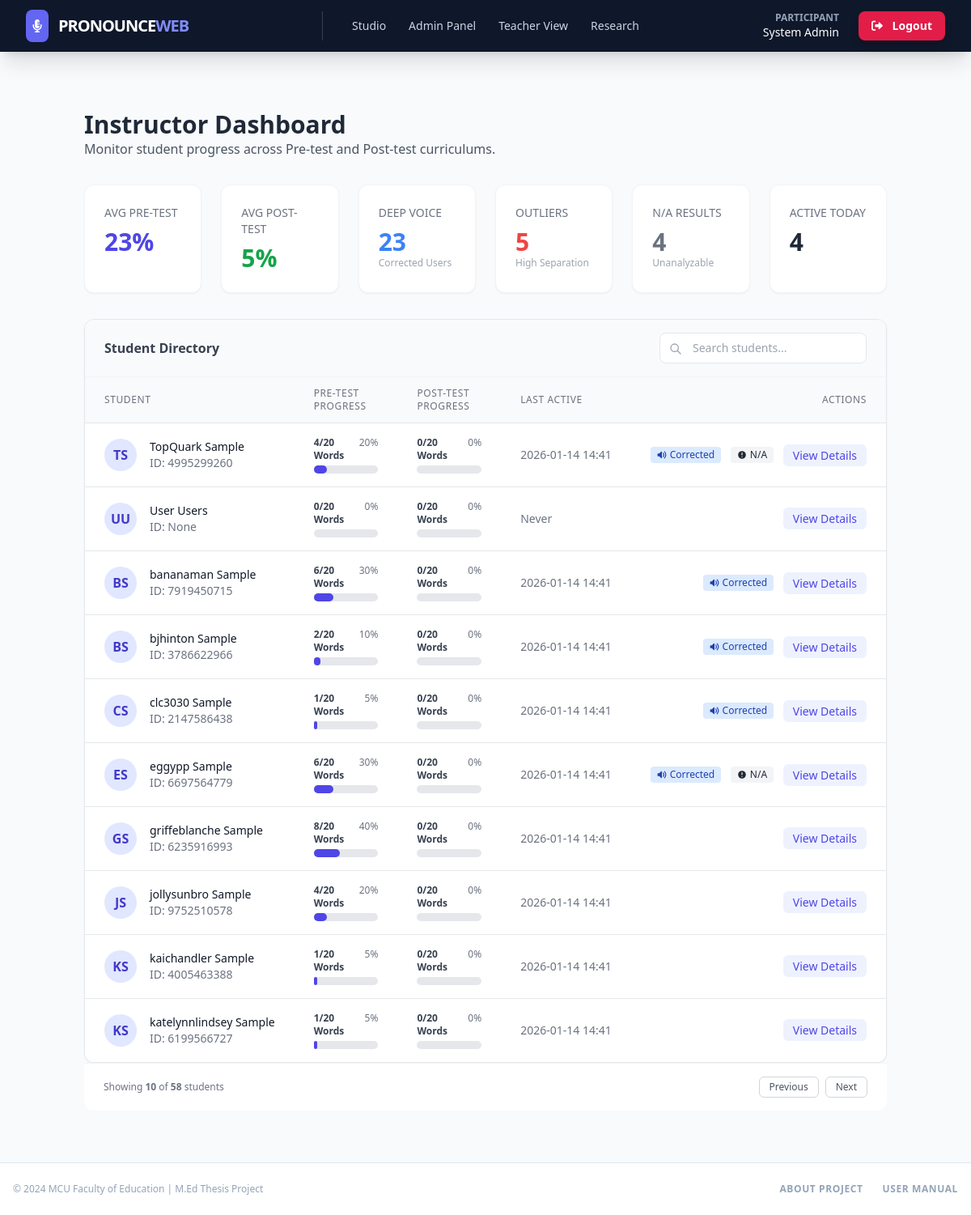
The app's page /dashboard/teacher?page=4&search= (signed in), older data.
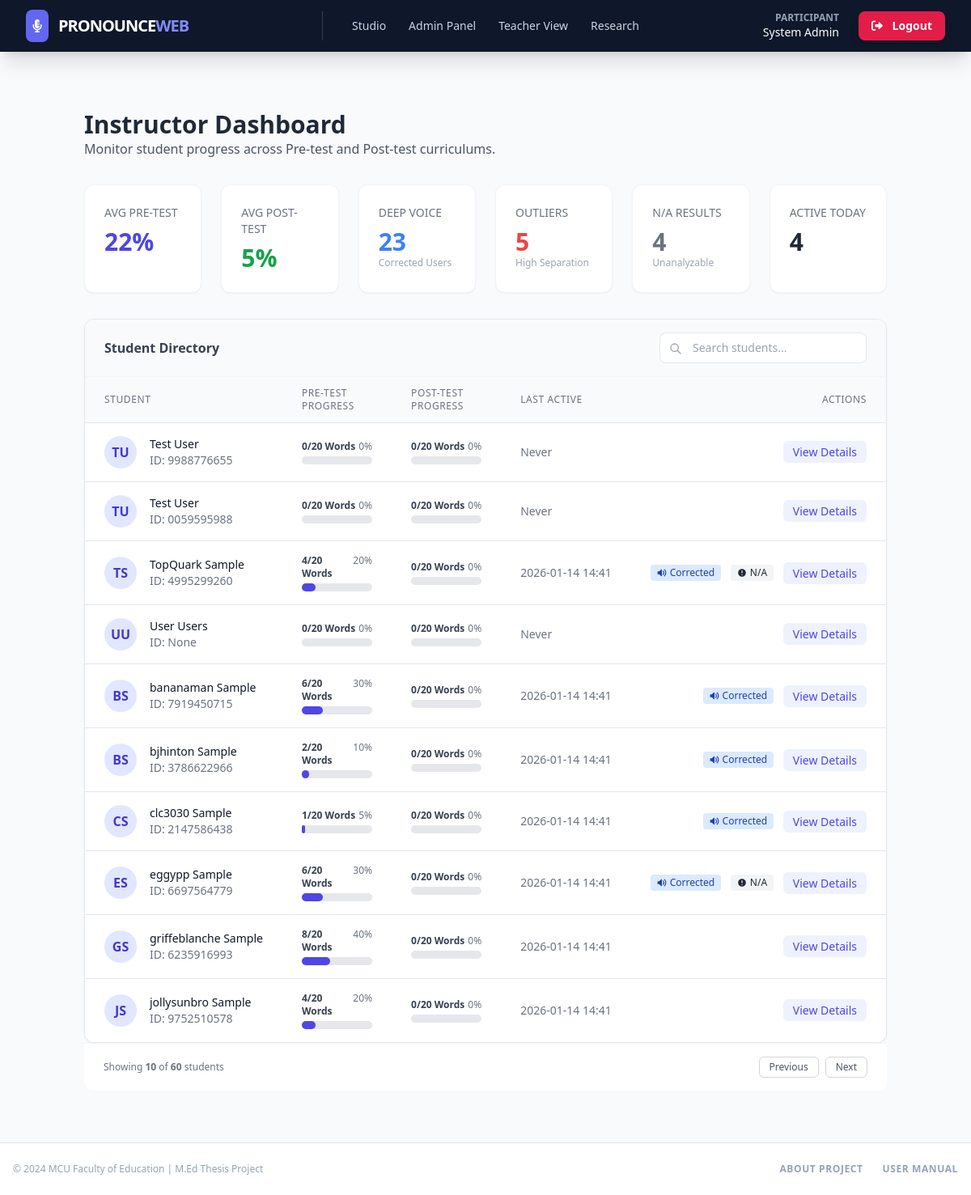
The same page, newer data.
### models.py (models this page shows, shortened)
class User(UserMixin, db.Model):
    __tablename__ = "users"
    id = db.Column(db.Integer, primary_key=True)
    username = db.Column(db.String(64), unique=True, index=True, nullable=False)
    password_hash = db.Column(db.String(256), nullable=False)
    first_name = db.Column(db.String(64), nullable=False)
    last_name = db.Column(db.String(64), nullable=False)
    student_id = db.Column(db.String(20), unique=True, nullable=True, index=True)
    role = db.Column(db.String(20), default="student", nullable=False)
    consented_at = db.Column(db.DateTime, nullable=True)
    created_at = db.Column(db.DateTime, default=lambda: datetime.now(timezone.utc))
    submissions = db.relationship("Submission", backref="user", lazy="dynamic")

### dashboard_routes.py (the view, shortened to what this page needs)
@dashboards.route("/teacher")
@login_required
def teacher_dashboard():
    if current_user.role not in ["teacher", "admin"]:
        flash("Access denied. Instructor privileges required.", "danger")
        return redirect(url_for("index"))
    all_students = User.query.filter_by(role="student").all()
    total_pre_progress = 0
    total_post_progress = 0
    deep_voice_count = 0
    outlier_count = 0
    missing_count = 0
    active_today = 0
    today_date = datetime.now(timezone.utc).date()
    for s in all_students:
        subs = s.submissions.all()
        pre_subs = [sub for sub in subs if sub.test_type == "pre"]
        post_subs = [sub for sub in subs if sub.test_type == "post"]
        pre_count = len({sub.word_id for sub in pre_subs})
        post_count = len({sub.word_id for sub in post_subs})
        pre_pct = min(100, int((pre_count / 20) * 100))
        post_pct = min(100, int((post_count / 20) * 100))
        total_pre_progress += pre_pct
        total_post_progress += post_pct
        if subs:
            subs.sort(key=lambda x: x.timestamp, reverse=True)
            last_sub = subs[0]
            if last_sub.timestamp.date() == today_date:
                active_today += 1
            has_deep_voice = any(
                sub.analysis and sub.analysis.is_deep_voice_corrected for sub in subs
            )
            has_outlier = any(sub.analysis and sub.analysis.is_outlier for sub in subs)
            has_missing = any(
                sub.analysis and sub.analysis.distance_bark is None for sub in subs
            )
            if has_deep_voice:
                deep_voice_count += 1
            if has_outlier:
                outlier_count += 1
            if has_missing:
                missing_count += 1
    num_students = len(all_students) if all_students else 1
    class_stats = {
        "avg_pre_completion": int(total_pre_progress / num_students),
        "avg_post_completion": int(total_post_progress / num_students),
        "deep_voice_count": deep_voice_count,
        "outlier_count": outlier_count,
        "missing_count": missing_count,
        "active_today": active_today,
    }
    page = request.args.get("page", 1, type=int)
    search_query = request.args.get("search", "")
    per_page = 10
    query = User.query.filter_by(role="student")
    pagination = query.order_by(User.first_name.asc()).paginate(  # type: ignore
        page=page, per_page=per_page, error_out=False
    )
    student_data = []
    for s in pagination.items:
        subs = s.submissions.all()
        pre_count = len({sub.word_id for sub in subs if sub.test_type == "pre"})
        post_count = len({sub.word_id for sub in subs if sub.test_type == "post"})
        pre_pct = min(100, int((pre_count / 20) * 100))
        post_pct = min(100, int((post_count / 20) * 100))
        last_active_str = "Never"
        has_deep_voice = False
        has_outlier = False
        has_missing = False
        if subs:
            subs.sort(key=lambda x: x.timestamp, reverse=True)
            last_active_str = subs[0].timestamp.strftime("%Y-%m-%d %H:%M")
            has_deep_voice = any(
                sub.analysis and sub.analysis.is_deep_voice_corrected for sub in subs
            )
            has_outlier = any(sub.analysis and sub.analysis.is_outlier for sub in subs)
            has_missing = any(
                sub.analysis and sub.analysis.distance_bark is None for sub in subs
            )
        student_data.append(
            {
                "id": s.id,
                "name": f"{s.first_name} {s.last_name}",
                "student_id": s.student_id,
                "initials": (
                    (s.first_name[0] + s.last_name[0]).upper() if s.first_name else "??"
                ),
                "pre_completed_count": pre_count,
                "post_completed_count": post_count,
                "pre_progress_percent": pre_pct,
                "post_progress_percent": post_pct,
                "last_active_str": last_active_str,
                "has_deep_voice": has_deep_voice,
                "has_outlier": has_outlier,
                "has_missing": has_missing,
            }
        )
    return render_template(
        "dashboards/teacher_view.html",
        class_stats=class_stats,
        students=student_data,
        pagination=pagination,
        search_query=search_query,
    )

### flask_app.py (called while the page is built, shortened)
@login_manager.user_loader
def load_user(user_id: str) -> User | None:
    return User.query.get(int(user_id))

@app.before_request
def check_for_maintenance() -> Any:
    from flask import redirect, url_for

### models.py (called while the page is built)
    @staticmethod
    def get(key: str, default: str | None = None) -> str | None:
        config = SystemConfig.query.filter_by(key=key).first()
        return config.value if config else default

    @staticmethod
    def get_bool(key: str, default: bool = False) -> bool:
        val = SystemConfig.get(key)
        if val is None:
            return default
        return val.lower() in ["true", "1", "t", "y", "yes"]

### templates/dashboards/teacher_view.html (shortened to what the changed rows need)
{% extends "base.html" %}
{% block content %}
<div class="container mx-auto px-4 py-8">
    <div class="flex justify-between items-center mb-8">
        <div>
            <h1 class="text-3xl font-bold text-gray-800">Instructor Dashboard</h1>
        </div>
    </div>
    <div class="grid grid-cols-1 md:grid-cols-6 gap-6 mb-8">
        <div class="bg-white p-6 rounded-xl shadow-sm border border-gray-100">
            <h3 class="text-gray-500 text-sm font-medium uppercase">Avg Pre-Test</h3>
            <p class="text-3xl font-bold text-indigo-600 mt-2">{{ class_stats.avg_pre_completion }}%</p>
        </div>
    </div>
    <div class="bg-white rounded-xl shadow-sm border border-gray-200 overflow-hidden">
        <table class="min-w-full divide-y divide-gray-200">
            <thead class="bg-gray-50">
                <tr>
                    <th class="px-6 py-3 text-left text-xs font-medium text-gray-500 uppercase tracking-wider">
                        Student
                    </th>
                    <th class="px-6 py-3 text-left text-xs font-medium text-gray-500 uppercase tracking-wider w-1/4">
                        Pre-Test Progress</th>
                    <th class="px-6 py-3 text-left text-xs font-medium text-gray-500 uppercase tracking-wider w-1/4">
                        Post-Test Progress</th>
                    <th class="px-6 py-3 text-left text-xs font-medium text-gray-500 uppercase tracking-wider">Last
                        Active</th>
                    <th class="px-6 py-3 text-right text-xs font-medium text-gray-500 uppercase tracking-wider">
                        Actions
                    </th>
                </tr>
            </thead>
            <tbody class="bg-white divide-y divide-gray-200">
                {% for student in students %}
                <tr class="hover:bg-gray-50 transition-colors">
                    <td class="px-6 py-4 whitespace-nowrap">
                        <div class="flex items-center">
                            <div
                                class="flex-shrink-0 h-10 w-10 bg-indigo-100 rounded-full flex items-center justify-center text-indigo-700 font-bold">
                                {{ student.initials }}
                            </div>
                            <div class="ml-4">
                                <div class="text-sm font-medium text-gray-900">{{ student.name }}</div>
                                <div class="text-sm text-gray-500">ID: {{ student.student_id }}</div>
                            </div>
                        </div>
                    </td>
                    <td class="px-6 py-4 align-middle">
                        <div class="w-full">
                            <div class="flex justify-between text-xs mb-1">
                                <span class="font-semibold text-gray-700">{{ student.pre_completed_count }}/20
                                    Words</span>
                                <span class="text-gray-500">{{ student.pre_progress_percent }}%</span>
                            </div>
                            <div class="w-full bg-gray-200 rounded-full h-2.5">
                                <div class="bg-indigo-600 h-2.5 rounded-full"
                                    style="width: {{ student.pre_progress_percent }}%"></div>
                            </div>
                        </div>
                    </td>
                    <td class="px-6 py-4 align-middle">
                        <div class="w-full">
                            <div class="flex justify-between text-xs mb-1">
                                <span class="font-semibold text-gray-700">{{ student.post_completed_count }}/20
                                    Words</span>
                                <span class="text-gray-500">{{ student.post_progress_percent }}%</span>
                            </div>
                            <div class="w-full bg-gray-200 rounded-full h-2.5">
                            </div>
                        </div>
                    </td>
                    <td class="px-6 py-4 whitespace-nowrap text-sm text-gray-500">
                        {{ student.last_active_str }}
                    </td>
                    <td class="px-6 py-4 whitespace-nowrap text-right text-sm font-medium">
                        {% if student.has_deep_voice %}
                        <span
                            class="inline-flex items-center px-2 py-0.5 rounded text-xs font-medium bg-blue-100 text-blue-800 mr-2"
                            title="Deep Voice Correction Applied">
                            Corrected
                        </span>
                        {% endif %}
                        {% if student.has_missing %}
                        <span
                            class="inline-flex items-center px-2 py-0.5 rounded text-xs font-medium bg-gray-100 text-gray-800 mr-2"
                            title="Missing Scores / Unanalyzable Audio">
                            <svg class="w-3 h-3 mr-1" fill="currentColor" viewBox="0 0 20 20">
                                <path fill-rule="evenodd"
                                    d="M18 10a8 8 0 11-16 0 8 8 0 0116 0zm-7 4a1 1 0 11-2 0 1 1 0 012 0zm-1-9a1 1 0 00-1 1v4a1 1 0 102 0V6a1 1 0 00-1-1z"
                                    clip-rule="evenodd"></path>
                            </svg>
                            N/A
                        </span>
                        {% endif %}
                        <a href="{{ url_for('dashboards.student_detail', user_id=student.id) }}"
                            class="text-indigo-600 hover:text-indigo-900 bg-indigo-50 px-3 py-1 rounded-md hover:bg-indigo-100 transition">
                            View Details
                        </a>
                    </td>
                </tr>
                {% endfor %}
            </tbody>
        </table>
    </div>
    {% if pagination.total > 10 %}
    <div class="px-6 py-4 border-t border-gray-100 bg-white flex justify-between items-center rounded-b-xl">
        <span class="text-xs text-gray-500">
            Showing <strong>{{ students|length }}</strong> of <strong>{{ pagination.total }}</strong> students
        </span>
        <div class="flex gap-2">
            {% if pagination.has_prev %}
            <a href="{{ url_for('dashboards.teacher_dashboard', page=pagination.prev_num, search=search_query) }}"
                class="px-3 py-1 border border-gray-300 rounded-md text-xs text-gray-600 hover:bg-gray-100 transition">Previous</a>
            {% else %}
            <button
                class="px-3 py-1 border border-gray-200 rounded-md text-xs text-gray-400 bg-gray-50 cursor-not-allowed"
                disabled>Previous</button>
            {% endif %}
            {% if pagination.has_next %}
            <a href="{{ url_for('dashboards.teacher_dashboard', page=pagination.next_num, search=search_query) }}"
                class="px-3 py-1 border border-gray-300 rounded-md text-xs text-gray-600 hover:bg-gray-100 transition">Next</a>
            {% else %}
            <button
                class="px-3 py-1 border border-gray-200 rounded-md text-xs text-gray-400 bg-gray-50 cursor-not-allowed"
                disabled>Next</button>
            {% endif %}
        </div>
    </div>
    {% endif %}
</div>
{% endblock %}

Row changes from the older to the newer data that the page shows:
no longer on this page (row unchanged): User: initials "KS", name "kaichandler Sample", student_id "4005463388", pre_completed_count "1", pre_progress_percent "5", post_completed_count "0", post_progress_percent "0", last_active_str "2026-01-14 14:41"
no longer on this page (row unchanged): User: initials "KS", name "katelynnlindsey Sample", student_id "6199566727", pre_completed_count "1", pre_progress_percent "5", post_completed_count "0", post_progress_percent "0", last_active_str "2026-01-14 14:41"
added User: initials "TU", name "Test User", student_id "9988776655", pre_completed_count "0", pre_progress_percent "0", post_completed_count "0", post_progress_percent "0", last_active_str "Never"
added User: initials "TU", name "Test User", student_id "0059595988", pre_completed_count "0", pre_progress_percent "0", post_completed_count "0", post_progress_percent "0", last_active_str "Never"
Text that changed along with them:
{{ class_stats.avg_pre_completion }}: "23" → "22"
{{ pagination.total }}: "58" → "60"
